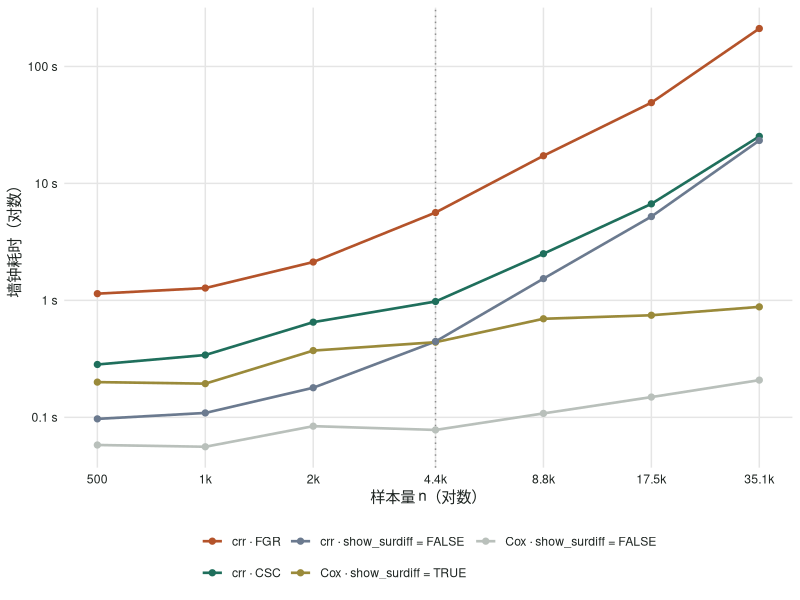
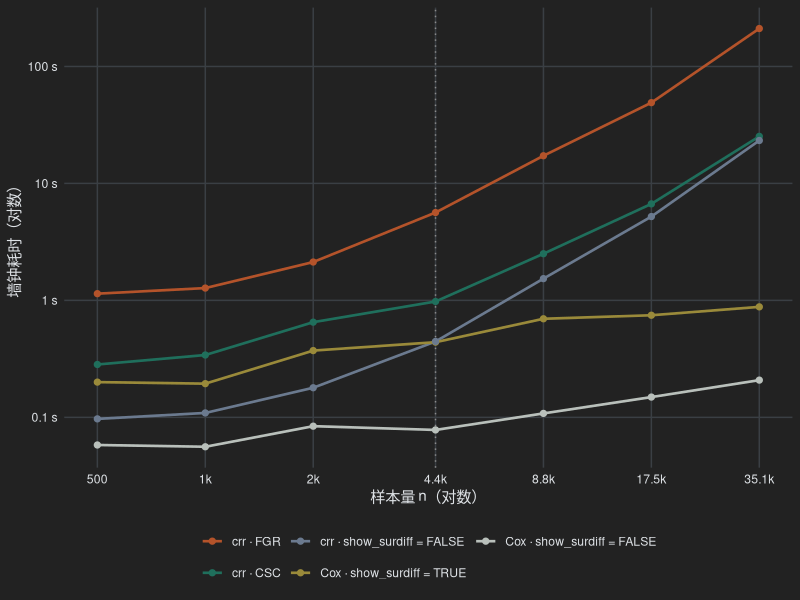

Here is the R script that generated these plots, in order:
## ---- chunk 1
#| label: setup
#| include: false
t <- read.csv("bench/bench_timing.csv")
med <- aggregate(elapsed ~ n + cfg, t, median)
w <- reshape(med, idvar = "n", timevar = "cfg", direction = "wide")
names(w) <- sub("^elapsed\\.", "", names(w))
w <- w[order(w$n), ]
n_lab <- ifelse(w$n > 4387, paste0(w$n, "\\*"), w$n)
f2 <- function(x) ifelse(x < 10, sprintf("%.2f", x), sprintf("%.1f", x))
## ---- chunk 2
#| label: fig-timing
#| echo: false
#| fig-cap: "单次 get_eff() 调用的墙钟耗时中位数（秒），双对数坐标。虚线右侧为重抽样放大的样本。"
#| fig-width: 7.5
#| fig-height: 4.2
#| renderings: [light, dark]
library(ggplot2)
lab <- c(crr_FGR = "crr · FGR", crr_CSC = "crr · CSC",
         crr_surdiff_FALSE = "crr · show_surdiff = FALSE",
         cox_surdiff_TRUE = "Cox · show_surdiff = TRUE",
         cox_surdiff_FALSE = "Cox · show_surdiff = FALSE")
col <- c("#b4532a", "#1f6f5c", "#6b7a8f", "#9a8a3a", "#b9c0bb")
med$cfg <- factor(med$cfg, levels = names(lab), labels = lab)
p <- ggplot(med, aes(n, elapsed, colour = cfg)) +
  geom_vline(xintercept = 4387, linetype = 3, colour = "grey55") +
  geom_line(linewidth = 0.9) + geom_point(size = 1.8) +
  scale_x_log10(breaks = unique(med$n), labels = function(x) ifelse(x >= 1000, paste0(round(x / 1000, 1), "k"), x)) +
  scale_y_log10(breaks = c(0.1, 1, 10, 100), labels = function(x) paste(x, "s")) +
  scale_colour_manual(values = col, name = NULL) +
  labs(x = "样本量 n（对数）", y = "墙钟耗时（对数）") +
  guides(colour = guide_legend(nrow = 2))
th <- function(fg, bg, grid) theme_minimal(base_size = 11) +
  theme(legend.position = "bottom", panel.grid.minor = element_blank(),
        panel.grid.major = element_line(colour = grid),
        text = element_text(colour = fg), axis.text = element_text(colour = fg),
        plot.background = element_rect(fill = bg, colour = NA))
p + th("#1d2421", "white", "grey90")
p + th("#dee2e6", "#222222", "#3a3f44")
## ---- chunk 3
#| label: tbl-timing
#| echo: false
#| tbl-cap: "墙钟耗时中位数（秒）。CIF 增量 = 该后端总耗时 − show_surdiff = FALSE，即生成 sur_unadj + sur_direct 两张表多花的时间。"
ic <- w$crr_CSC - w$crr_surdiff_FALSE
ig <- w$crr_FGR - w$crr_surdiff_FALSE
knitr::kable(data.frame(
  n = n_lab,
  `surdiff=FALSE` = f2(w$crr_surdiff_FALSE),
  `CSC 总` = f2(w$crr_CSC), `FGR 总` = f2(w$crr_FGR),
  `FGR/CSC 总` = sprintf("%.1f×", w$crr_FGR / w$crr_CSC),
  `CSC CIF 增量` = f2(ic), `FGR CIF 增量` = f2(ig),
  `FGR/CSC 增量` = sprintf("%.0f×", ig / ic),
  check.names = FALSE), align = "rrrrrrrr")
## ---- chunk 4
#| label: tbl-surdiff
#| echo: false
#| tbl-cap: "打开 show_surdiff 比关闭时多花的墙钟时间（秒），以及总耗时是关闭时的多少倍。"
knitr::kable(data.frame(
  n = n_lab,
  `crr·FGR 增量` = paste0("+", f2(w$crr_FGR - w$crr_surdiff_FALSE)),
  `倍数 ` = sprintf("%.1f×", w$crr_FGR / w$crr_surdiff_FALSE),
  `crr·CSC 增量` = paste0("+", f2(w$crr_CSC - w$crr_surdiff_FALSE)),
  `倍数  ` = sprintf("%.1f×", w$crr_CSC / w$crr_surdiff_FALSE),
  `Cox 增量` = paste0("+", f2(w$cox_surdiff_TRUE - w$cox_surdiff_FALSE)),
  `倍数   ` = sprintf("%.1f×", w$cox_surdiff_TRUE / w$cox_surdiff_FALSE),
  check.names = FALSE), align = "rrrrrrr")
